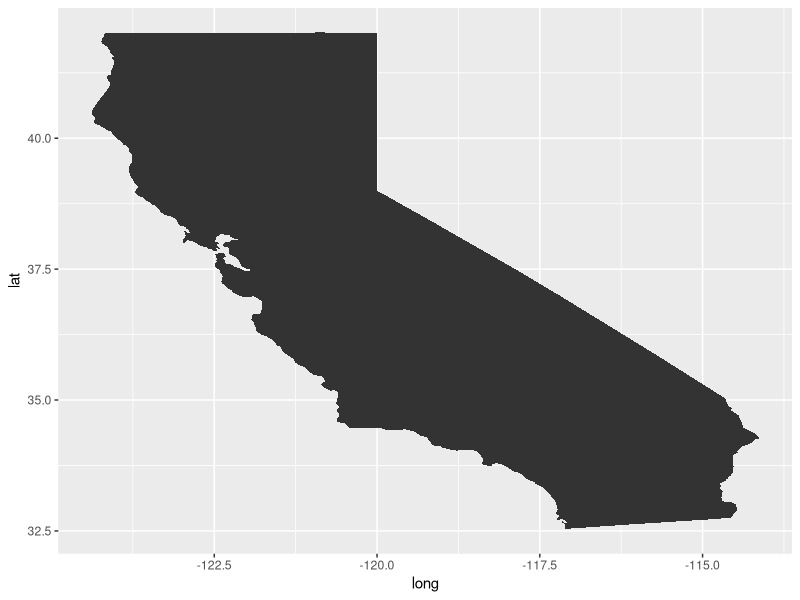
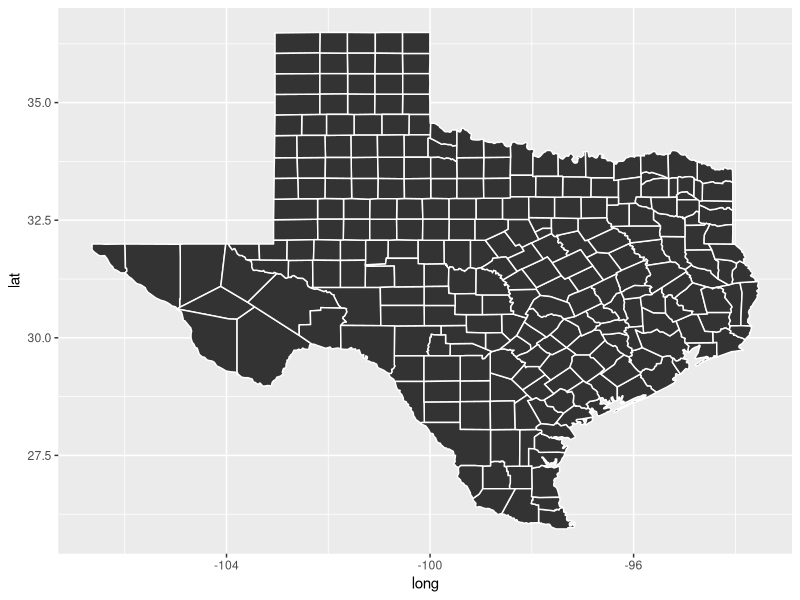

Write the R code that produced these figures, in order.
# r2py crawler metadata
# package: broom
# source_type: rd_example
# topic: tidy.map.Rd
# source_file: C:\Users\bened\AppData\Local\R\win-library\4.5\broom\help
# lines: 20

suppressPackageStartupMessages(library(broom))
if (rlang::is_installed(c("maps", "ggplot2"))) withAutoprint({ # examplesIf

# load libraries for models and data
library(maps)
library(ggplot2)

ca <- map("county", "ca", plot = FALSE, fill = TRUE)

tidy(ca)

qplot(long, lat, data = ca, geom = "polygon", group = group)

tx <- map("county", "texas", plot = FALSE, fill = TRUE)
tidy(tx)
qplot(long, lat,
  data = tx, geom = "polygon", group = group,
  colour = I("white")
)
}) # examplesIf
